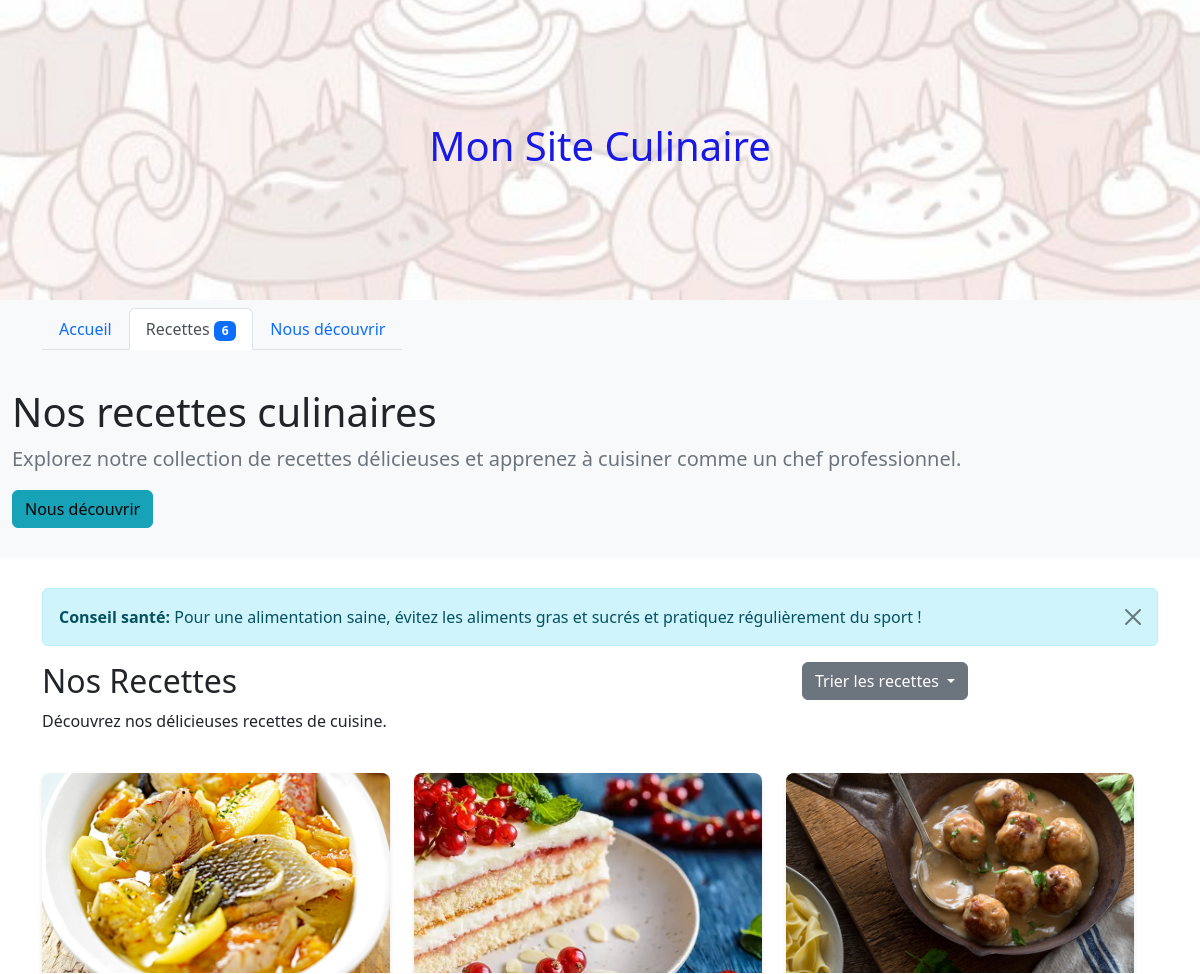
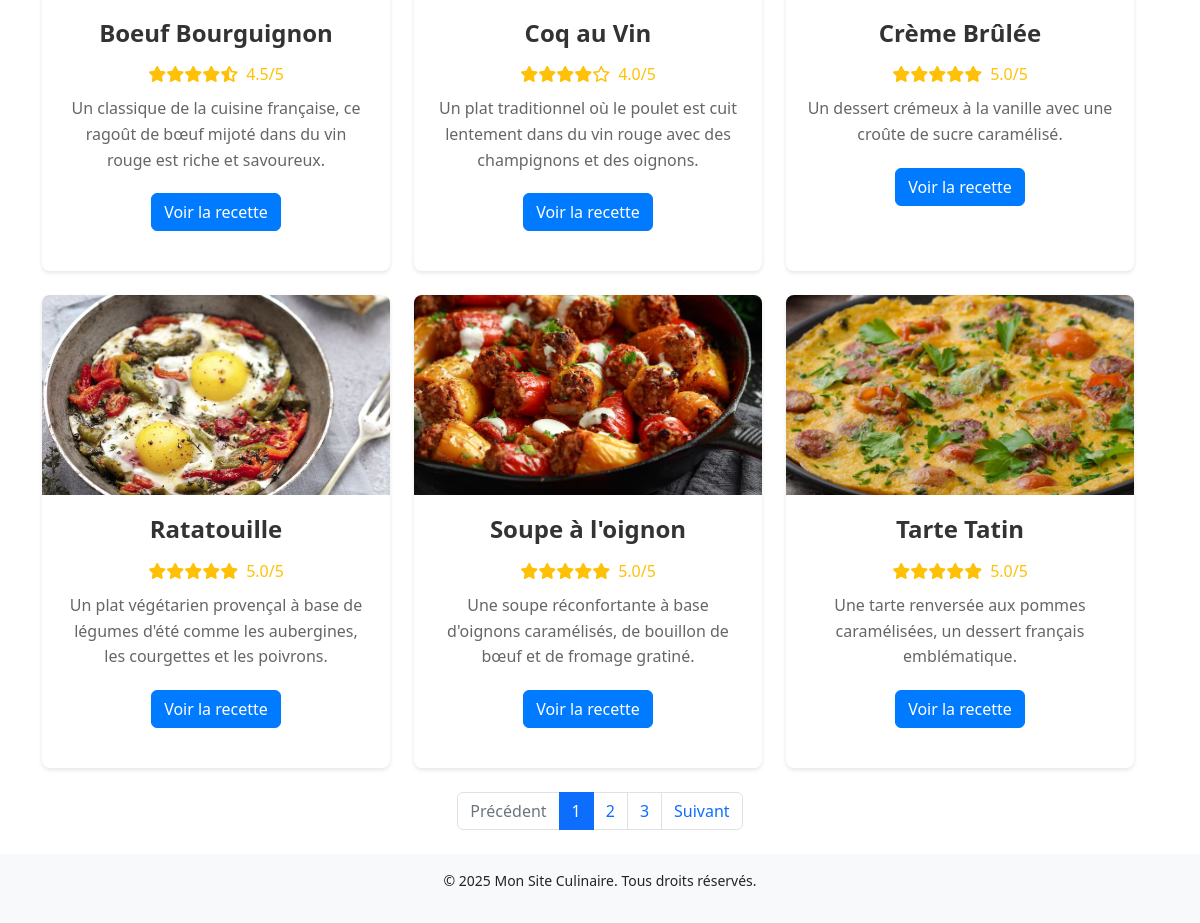
Page /recettes.php on the committed database (2 pictures, top to bottom).
### tables this page shows
CREATE TABLE IF NOT EXISTS recettes (
    id INT AUTO_INCREMENT PRIMARY KEY,
    titre VARCHAR(255) NOT NULL,
    photo VARCHAR(255) NOT NULL,
    note DECIMAL(3,1) NOT NULL,
    description_courte TEXT NOT NULL,
    description_longue TEXT NOT NULL,
    created_at TIMESTAMP DEFAULT CURRENT_TIMESTAMP
);

### recettes.php (the view, shortened to what this page needs)
<?php
require_once 'config.php';
$sort = isset($_GET['sort']) ? $_GET['sort'] : 'name_asc';
$query = "SELECT * FROM recettes ";
switch ($sort) {
    case 'name_asc':
    default:
        $query .= "ORDER BY titre ASC";
        break;
}
try {
    $stmt = $pdo->query($query);
    $recipes = $stmt->fetchAll();
} catch (PDOException $e) {
    die("Error fetching recipes: " . $e->getMessage());
}
?>
<!DOCTYPE html>
<html lang="fr">
  <head>
    <link rel="stylesheet" href="https://cdnjs.cloudflare.com/ajax/libs/font-awesome/6.0.0/css/all.min.css">
    <link rel="stylesheet" href="bootstrap-5.2.3-dist/css/bootstrap.min.css">
    <link rel="stylesheet" href="cuisinier.css">
    <link rel="stylesheet" href="custom.css">
  </head>
  <body>
    <header class="bg-light py-3 custom-header">
      <div class="container">
        <h1 class="text-center">Mon Site Culinaire</h1>
      </div>
    </header>
    <nav class="navbar navbar-expand-lg navbar-light bg-light">
      <div class="container">
        <ul class="nav nav-tabs">
          <li class="nav-item">
            <a class="nav-link" href="index.php">Accueil</a>
          </li>
          <li class="nav-item">
            <a class="nav-link active" href="recettes.php">Recettes <span class="badge bg-primary"><?php echo count($recipes); ?></span></a>
          </li>
          <li class="nav-item">
            <a class="nav-link" href="decouvrir.php">Nous découvrir</a>
          </li>
        </ul>
      </div>
    </nav>
    <div class="jumbotron">
      <div class="container">
        <h1 class="display-4">Nos recettes culinaires</h1>
        <p class="lead">Explorez notre collection de recettes délicieuses et apprenez à cuisiner comme un chef professionnel.</p>
        <a href="decouvrir.php" class="btn btn-info" role="button">Nous découvrir</a>
      </div>
    </div>
    <main class="container my-4">
      <div class="alert alert-info alert-dismissible fade show" role="alert">
        <strong>Conseil santé:</strong> Pour une alimentation saine, évitez les aliments gras et sucrés et pratiquez régulièrement du sport !
        <button type="button" class="btn-close" data-bs-dismiss="alert" aria-label="Close"></button>
      </div>
      <div class="row mb-4">
        <div class="col-md-8">
          <h2>Nos Recettes</h2>
          <p>Découvrez nos délicieuses recettes de cuisine.</p>
        </div>
        <div class="col-md-4">
          <div class="dropdown">
            <button class="btn btn-secondary dropdown-toggle" type="button" id="dropdownMenuButton1" data-bs-toggle="dropdown" aria-expanded="false">
              Trier les recettes
            </button>
          </div>
        </div>
      </div>
      <div class="row">
        <?php
        $chunkedRecipes = array_chunk($recipes, 3);
        foreach ($chunkedRecipes as $rowRecipes) {
            echo '<div class="row' . (array_search($rowRecipes, $chunkedRecipes) > 0 ? ' mt-4' : '') . '">';
            foreach ($rowRecipes as $recipe) {
                echo '<div class="col-sm-4">';
                echo '<div class="card">';
                echo '<img src="' . htmlspecialchars($recipe['photo']) . '" class="card-img-top" alt="' . htmlspecialchars($recipe['titre']) . '">';
                echo '<div class="card-body">';
                echo '<h3 class="card-title">' . htmlspecialchars($recipe['titre']) . '</h3>';
                echo '<div class="rating">';
                $fullStars = floor($recipe['note']);
                $halfStar = ($recipe['note'] - $fullStars) >= 0.5 ? 1 : 0;
                $emptyStars = 5 - $fullStars - $halfStar;
                for ($i = 0; $i < $fullStars; $i++) {
                    echo '<i class="fas fa-star text-warning"></i>';
                }
                if ($halfStar) {
                    echo '<i class="fas fa-star-half-alt text-warning"></i>';
                }
                for ($i = 0; $i < $emptyStars; $i++) {
                    echo '<i class="far fa-star text-warning"></i>';
                }
                echo '<span class="ms-2">' . htmlspecialchars($recipe['note']) . '/5</span>';
                echo '</div>';
                echo '<p class="card-text">' . htmlspecialchars($recipe['description_courte']) . '</p>';
                echo '<a href="recette.php?id=' . htmlspecialchars($recipe['id']) . '" class="btn btn-primary">Voir la recette</a>';
                echo '</div>';
                echo '</div>';
                echo '</div>';
            }
            echo '</div>';
        }
        ?>
      </div>
      <nav aria-label="Page navigation example" class="my-4">
        <ul class="pagination justify-content-center">
          <li class="page-item disabled">
            <a class="page-link" href="#" tabindex="-1" aria-disabled="true">Précédent</a>
          </li>
          <li class="page-item active" aria-current="page">
            <a class="page-link" href="#">1</a>
          </li>
          <li class="page-item"><a class="page-link" href="#">2</a></li>
          <li class="page-item"><a class="page-link" href="#">3</a></li>
          <li class="page-item">
            <a class="page-link" href="#">Suivant</a>
          </li>
        </ul>
      </nav>
    </main>
    <footer class="bg-light py-3 mt-auto">
      <div class="container">
        <p class="text-center small">&copy; 2025 Mon Site Culinaire. Tous droits réservés.</p>
      </div>
    </footer>
  </body>
</html>

### cuisinier.css (style rules this page uses)
.card-body { padding: 20px; text-align: center; }
.card-title { color: #333; margin-bottom: 15px; font-size: 1.5rem; font-weight: bold; }
.card-text { color: #666; margin-bottom: 20px; line-height: 1.6; }
.jumbotron { background-color: #f8f9fa; padding: 30px 0; margin-bottom: 30px; border-radius: 0; }
.jumbotron .container { max-width: 1200px; }
.display-4 { font-size: 2.5rem; font-weight: 300; line-height: 1.2; color: #212529; }
.lead { font-size: 1.25rem; font-weight: 300; color: #6c757d; }
.btn-info { background-color: #17a2b8; border-color: #17a2b8; transition: all 0.2s ease; }
.card { height: 100%; margin-bottom: 20px; border: none; border-radius: 8px; overflow: hidden; box-shadow: 0 2px 4px rgba(0, 0, 0, 0.1); transition: all 0.3s ease; }
.card-img-top { height: 200px; object-fit: cover; }
.rating { margin: 10px 0; color: #ffc107; }
.btn-primary { background-color: #007bff; border-color: #007bff; transition: all 0.2s ease; }

### custom.css (style rules this page uses)
header { background-image: url('background.jpg'); background-size: cover; background-position: center; height: 300px; display: flex; align-items: center; justify-content: center; color: rgb(25, 25, 230); text-align: center; }

### rows in the picture
recettes: photo (picture), titre "Boeuf Bourguignon", note "4.5", description_courte "Un classique de la cuisine française, ce ragoût de bœuf mijoté dans du vin rouge est riche et savoureux."
recettes: photo (picture), titre "Coq au Vin", note "4.0", description_courte "Un plat traditionnel où le poulet est cuit lentement dans du vin rouge avec des champignons et des oignons."
recettes: photo (picture), titre "Crème Brûlée", note "5.0", description_courte "Un dessert crémeux à la vanille avec une croûte de sucre caramélisé."
recettes: photo (picture), titre "Ratatouille", note "5.0", description_courte "Un plat végétarien provençal à base de légumes d'été comme les aubergines, les courgettes et les poivrons."
recettes: photo (picture), titre "Soupe à l'oignon", note "5.0", description_courte "Une soupe réconfortante à base d'oignons caramélisés, de bouillon de bœuf et de fromage gratiné."
recettes: photo (picture), titre "Tarte Tatin", note "5.0", description_courte "Une tarte renversée aux pommes caramélisées, un dessert français emblématique."

### other values in the picture
count($recipes) "6"
